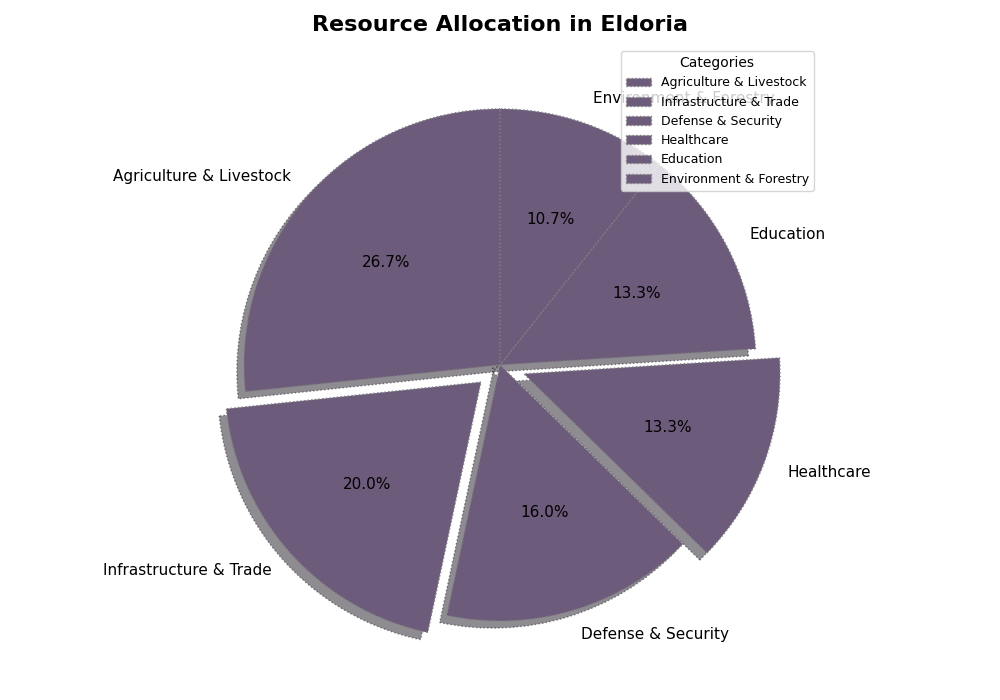

Generate this figure with Python:
import matplotlib.pyplot as plt

resource_categories = [
    'Agriculture & Livestock',
    'Infrastructure & Trade',
    'Defense & Security',
    'Healthcare',
    'Education',
    'Environment & Forestry'
]

resource_allocation = [20, 15, 12, 10, 10, 8]

# Use a single color for all data groups
single_color = ['#6c5b7b']

explode = (0, 0.1, 0, 0.1, 0, 0)

fig, ax = plt.subplots(figsize=(10, 7))

wedges, texts, autotexts = ax.pie(
    resource_allocation, explode=explode, labels=resource_categories, colors=single_color*len(resource_allocation),
    autopct='%1.1f%%', startangle=90, shadow=True, wedgeprops=dict(edgecolor='grey', linestyle='dotted')
)

for text in texts:
    text.set_fontsize(11)
    text.set_color('black')

for autotext in autotexts:
    autotext.set_fontsize(11)
    autotext.set_color('black')

ax.set_title("Resource Allocation in Eldoria", fontsize=16, fontweight='bold', pad=10)

ax.legend(wedges, resource_categories, title="Categories", loc="upper right", fontsize=9)

plt.grid(True)

plt.tight_layout()

plt.show()
